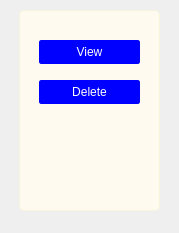
<?xml version="1.0" encoding="UTF-8"?>
<ui version="4.0">
 <class>ContactActions</class>
 <widget class="QDialog" name="ContactActions">
  <property name="geometry">
   <rect>
    <x>0</x>
    <y>0</y>
    <width>179</width>
    <height>233</height>
   </rect>
  </property>
  <property name="windowTitle">
   <string>Dialog</string>
  </property>
  <widget class="QGroupBox" name="groupBox">
   <property name="geometry">
    <rect>
     <x>19</x>
     <y>10</y>
     <width>141</width>
     <height>201</height>
    </rect>
   </property>
   <property name="styleSheet">
    <string notr="true">background-color:floralwhite;
border: 1px solid beige;
border-radius: 5px;
border-collapse:clollapse;
font: 10pt &quot;Arial&quot;;</string>
   </property>
   <property name="title">
    <string/>
   </property>
   <widget class="QPushButton" name="pushButton_2">
    <property name="geometry">
     <rect>
      <x>20</x>
      <y>30</y>
      <width>101</width>
      <height>24</height>
     </rect>
    </property>
    <property name="styleSheet">
     <string notr="true">background-color:blue;
border: 1px solid blue;
border-radius:2px;
color:white;
border-collapse:collaspe;</string>
    </property>
    <property name="text">
     <string>View</string>
    </property>
   </widget>
   <widget class="QPushButton" name="pushButton_3">
    <property name="geometry">
     <rect>
      <x>20</x>
      <y>70</y>
      <width>101</width>
      <height>24</height>
     </rect>
    </property>
    <property name="styleSheet">
     <string notr="true">background-color:blue;
border: 1px solid blue;
border-radius:2px;
color:white;
border-collapse:collaspe;</string>
    </property>
    <property name="text">
     <string>Delete</string>
    </property>
   </widget>
  </widget>
 </widget>
 <resources/>
 <connections/>
</ui>
